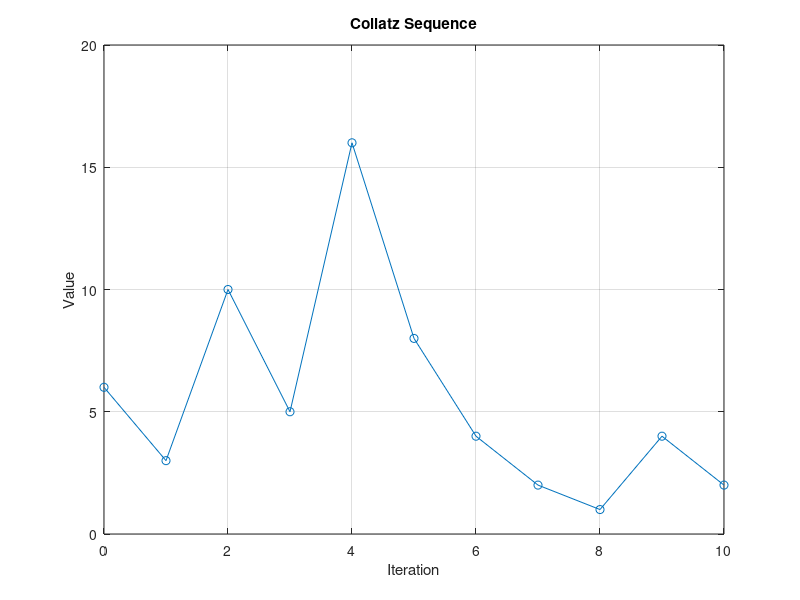

Reproduce this figure in MATLAB. (Note: this script raises an error after producing the figure.)
% Define the Collatz function
collatz = @(n) (mod(n, 2) == 0) * n / 2 + (mod(n, 2) == 1) * (3 * n + 1);

% Initial value
n = 6;

% Number of iterations
num_iterations = 10;

% Initialize arrays to store the sequence
collatz_sequence = zeros(1, num_iterations + 1);
collatz_sequence(1) = n;

% Generate the Collatz sequence
for i = 2:num_iterations + 1
    n = collatz(n);
    collatz_sequence(i) = n;
end

% Display the sequence
disp('Collatz sequence:');
disp(collatz_sequence);

% Plot the sequence
figure;
plot(0:num_iterations, collatz_sequence, '-o');
xlabel('Iteration');
ylabel('Value');
title('Collatz Sequence');
grid on;


% Compute the norm of the operator using Theorem 4.2

n = 10; % Choose a value of n
Ln = forward_collatz_operator(n);
op_norm = norm(Ln);
fprintf('Operator norm for n = %d: %.4f\n', n, op_norm);

% Compute the norm of the operator using Theorem 4.3
n = 10; % Choose a value of n
Bn = backward_collatz_operator(n);
op_norm = norm(Bn);
fprintf('Operator norm for n = %d: %.4f\n', n, op_norm);

% Section 1: Study Eigenfunctions of the Koopman Operator

% Define parameters
n = 10; % Choose a value of n
x = rand(2^n, 1); % Random initial state vector

% Compute the forward Collatz-Koopman operator L
Ln = forward_collatz_operator(n);

% Apply L^n to the initial state x
x_evolved = Ln^n * x;

% Plot the evolution of the eigenfunction
figure;
plot(x, 'b', 'DisplayName', 'Initial State');
hold on;
plot(x_evolved, 'r', 'DisplayName', 'Evolved State');
xlabel('State Index');
ylabel('Value');
title('Eigenfunction Evolution');
legend;

% Section 2: Identification of (Periodic) Invariant Sets

% Define parameters
m = 50; % Number of iterations
initial_state = 27; % Choose a starting state

% Initialize a vector to store states
states = zeros(m, 1);
states(1) = initial_state;

% Generate states using the Collatz map
for k = 2:m
    states(k) = collatz_map(states(k - 1));
end

% Plot the trajectory of states
figure;
plot(1:m, states, 'o-');
xlabel('Iteration');
ylabel('State');
title('Trajectory of States');

% Section 3: Study Koopman Modes

% Define parameters
num_modes = 5; % Number of Koopman modes to study

% Compute the eigenvectors of L
[V, D] = eig(Ln);

% Select the first num_modes eigenvectors (modes)
modes = V(:, 1:num_modes);

% Plot the Koopman modes
figure;
for i = 1:num_modes
    subplot(num_modes, 1, i);
    plot(modes(:, i));
    title(['Koopman Mode ', num2str(i)]);
end

% Section 4: Calculate Spectrum of the Koopman Operator

% Compute the eigenvalues of L
eigenvalues = diag(D);

% Plot the spectrum of the Koopman operator
figure;
stem(real(eigenvalues), imag(eigenvalues), 'x');
xlabel('Real Part');
ylabel('Imaginary Part');
title('Spectrum of the Koopman Operator');

% Section 5: Validation

% Define parameters
p = 2; % Choose a value of p

% Validate the inequalities
validate_inequalities(n, p);

% Display results
fprintf('Spectral radius from formula: %.4f\n', rho_formula);
fprintf('Spectral radius from limits: %.4f\n', rho_limits);

% Section 3.1 - Forward Collatz-Koopman Operator L
function Ln = forward_collatz_operator(n)
    Ln = zeros(2^n);
    for i = 1:2^n
        for j = 1:2^n
            % Implement the formula for L_n(i, j)
            % Use collatz_map to compute T_k(n)
        end
    end
end

function tn = collatz_map(n)
    if mod(n, 2) == 0
        tn = n / 2;
    else
        tn = 3 * n + 1;
    end
end

% Section 3.2 - Backward Collatz-Koopman Operator B
% Implement the backward Collatz-Koopman operator B using the formulas provided
function Bn = backward_collatz_operator(n)
    Bn = zeros(2^n);
    for i = 1:2^n
        for j = 1:2^n
            % Implement the formula for B_n(i, j)
            % Use collatz_map to compute T_k(n)
        end
    end
end




% Section 3.3 - Spectral Radius Calculation
% Compute c_n as given in page 11

function cn = compute_cn(n)
    fib = fibonacci(n); % Implement the Fibonacci sequence calculation
    cn = max(fib);
end

function fib = fibonacci(n)
    % Calculate the Fibonacci sequence up to the n-th term
    
    if n <= 0
        error('Input must be a positive integer.');
    end
    
    fib = zeros(1, n);
    
    % Initial terms
    fib(1) = 1;
    if n > 1
        fib(2) = 1;
    end
    
    % Generate the sequence
    for i = 3:n
        fib(i) = fib(i - 1) + fib(i - 2);
    end
end


% Compute the formula given in Theorem 5.4
function rho = spectral_radius_formula(cn, p)
    rho = cn^(1 - 1/p);
end


% Compute the spectral radius using the formula from the beginning of the proof of Corollary 5.5

function rho = compute_spectral_radius(n, p)
    cn = compute_cn(n);
    rho = spectral_radius_formula(cn, p);
end


% Section 3.4 - Validation
% Check if the inequalities in Corollary 5.5 and Corollary 5.7 are satisfied

function validate_inequalities(n, p)
    % Calculate spectral radii
    rho_formula = compute_spectral_radius(n, p);
    rho_limits = compute_spectral_radius_limits(n, p);

    % Validate inequalities and display results
    if rho_formula <= rho_limits
        fprintf('Inequality in Corollary 5.5 is satisfied.\n');
    else
        fprintf('Inequality in Corollary 5.5 is not satisfied.\n');
    end

    % Implement similar validation for Corollary 5.7
end

function rho = compute_spectral_radius_limits(n, p)
    % Calculate c_n values
    c_values = zeros(1, n);
    for k = 1:n
        c_values(k) = max_cardinality(k);
    end
    
    % Calculate the spectral radius using the formula with limits
    sum_term = 0;
    for k = 1:n
        sum_term = sum_term + c_values(k)^(1 - 1/p);
    end
    rho = n / sum_term;
end

function card = max_cardinality(n)
    card = 1;
    while n > 0
        card = max(card, cardinality(n));
        n = floor(n / 2);
    end
end

function card = cardinality(n)
    if n == 0
        card = 0;
    elseif mod(n, 3) == 2
        card = 2;
    else
        card = 1;
    end
end

